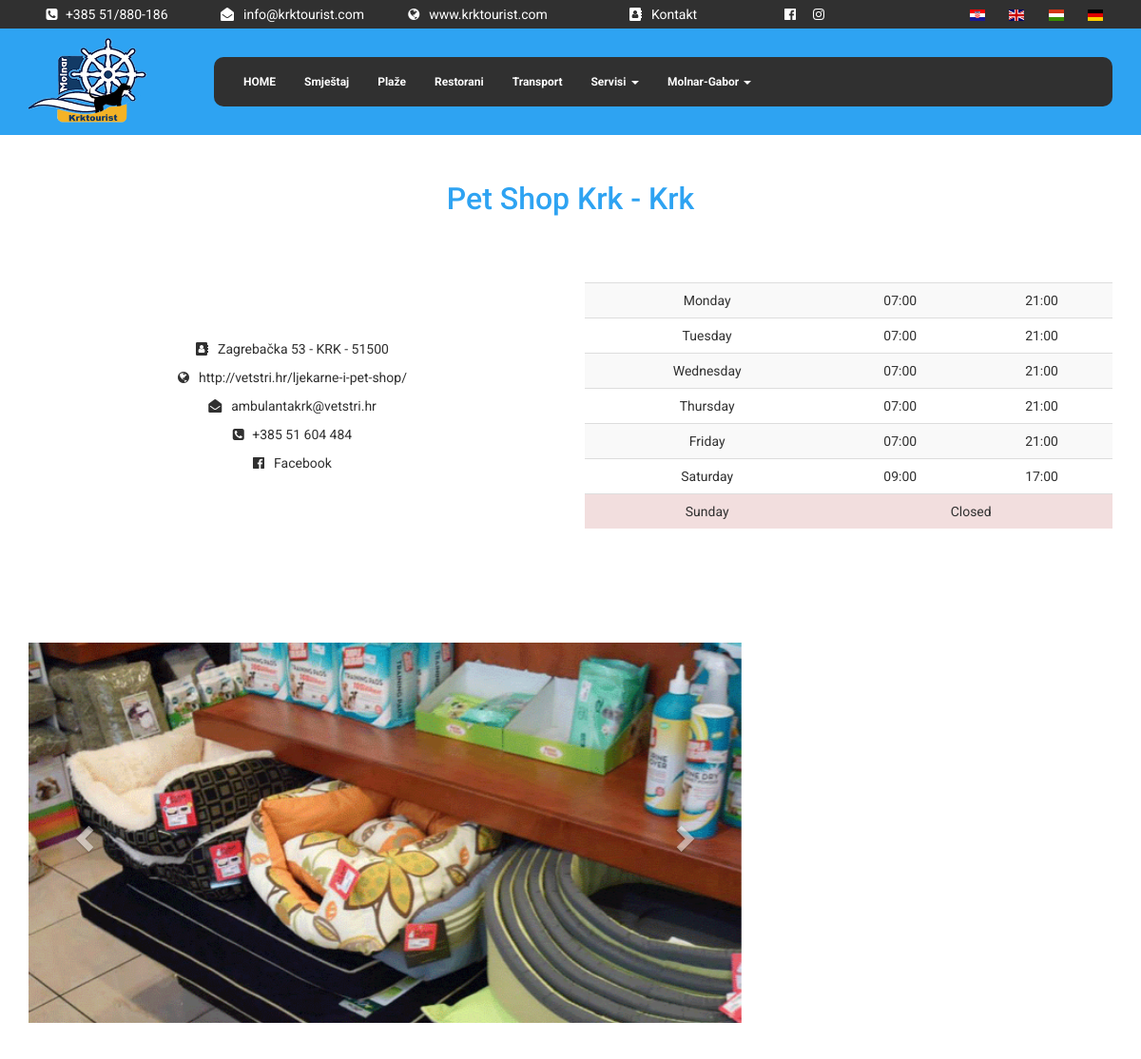
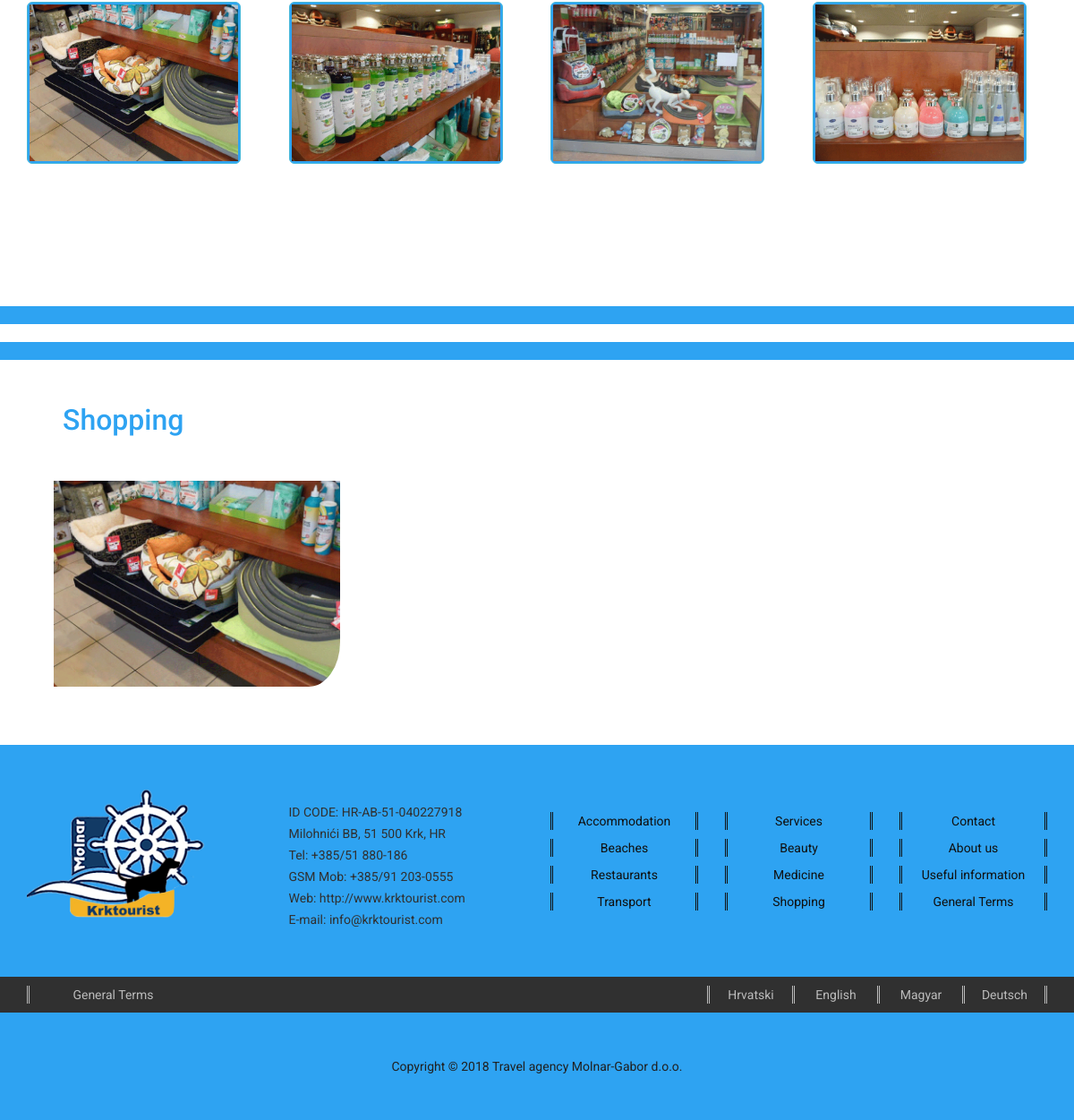
The app's page /hr/object.php?section=shopping&id=1 with its own data (2 pictures, top to bottom).
### tables this page shows
CREATE TABLE IF NOT EXISTS `shopping` (
  `id` int(6) NOT NULL AUTO_INCREMENT,
  `web` varchar(255) NOT NULL,
  `mail` varchar(255) NOT NULL,
  `telephone` varchar(255) NOT NULL,
  `facebook` varchar(255) NOT NULL,
  `fk_address` int(6) NOT NULL,
  `fk_name` int(6) NOT NULL,
  PRIMARY KEY (`id`),
  KEY `fk_address` (`fk_address`),
  KEY `fk_name` (`fk_name`)
);

CREATE TABLE IF NOT EXISTS `shopping_name` (
  `id` int(6) NOT NULL AUTO_INCREMENT,
  `en` varchar(50) NOT NULL,
  `hr` varchar(50) NOT NULL,
  `de` varchar(50) NOT NULL,
  `hu` varchar(50) NOT NULL,
  PRIMARY KEY (`id`)
);

CREATE TABLE IF NOT EXISTS `address` (
  `id` int(6) NOT NULL AUTO_INCREMENT,
  `name` varchar(30) NOT NULL,
  `lat` decimal(10,8) NOT NULL,
  `lng` decimal(11,8) NOT NULL,
  `village` varchar(30) NOT NULL,
  `fk_city` int(6) NOT NULL,
  PRIMARY KEY (`id`),
  KEY `fk_city` (`fk_city`)
);

CREATE TABLE IF NOT EXISTS `city` (
  `zip` int(6) NOT NULL,
  `name` varchar(20) NOT NULL,
  PRIMARY KEY (`zip`)
);

CREATE TABLE IF NOT EXISTS `shopping_hours` (
  `id` int(6) NOT NULL AUTO_INCREMENT,
  `day` int(3) NOT NULL,
  `open` varchar(5) NOT NULL,
  `close` varchar(5) NOT NULL,
  `open2` varchar(5) NOT NULL,
  `close2` varchar(5) NOT NULL,
  `fk_shopping` int(6) DEFAULT NULL,
  PRIMARY KEY (`id`),
  KEY `fk_shopping` (`fk_shopping`)
);

CREATE TABLE IF NOT EXISTS `shopping_pics` (
  `id` int(6) NOT NULL AUTO_INCREMENT,
  `path` varchar(255) NOT NULL,
  `path_big` varchar(255) NOT NULL,
  `part` enum('main','side') NOT NULL,
  `fk_shopping` int(6) NOT NULL,
  PRIMARY KEY (`id`),
  KEY `fk_shopping` (`fk_shopping`)
);

### hr/php/modals.php (the view, shortened to what this page needs)
<?php
function shopping() {
    $id = $_GET['id'];
    global $conn;
    $small = ("SELECT p.id, p.path, p.path_big, p.part, n.en AS name FROM shopping_pics AS p "
            . "JOIN shopping AS a ON p.fk_shopping = a.id JOIN shopping_name AS n ON a.fk_name = n.id "
            . "WHERE p.fk_shopping = $id");
    $small_res = $conn->query($small);
    dump_modals($small_res);
}
    function dump_modals ($small_res) {
    while ($row_s = $small_res->fetch_assoc()) {
    echo '<div class="col-md-3 col-sm-6 col-xs-12 space_limit">';
    $pic_id = $row_s['id'];
        echo '<button type="button" class="btn btn-info btn_but_modal btn-lg btn_padding" data-toggle="modal" data-target="#myModal'.$pic_id.'">'
                . '<img src="'.$row_s['path'].'" alt="'.$row_s['path'].'" class="modal_small"/></button>';
    echo '</div>';
        }
    }?>

### hr/php/queries_object.php (shortened to what this page needs)
<?php
function dump_me_shopping($id) {
    global $conn;
    $data = ("SELECT a.id, n.en AS name, a.facebook, a.web, a.mail, a.telephone, "
            . "l.fk_city, l.name AS address, l.lat, l.lng, l.village, c.name AS city, c.zip "
            . "FROM shopping AS a "
            . "JOIN address as l ON a.fk_address = l.id "
            . "JOIN city AS c ON l.fk_city = c.zip "
            . "JOIN shopping_name AS n ON a.fk_name = n.id "
            . "WHERE a.id = $id");
    $pics = ("SELECT * FROM shopping_pics WHERE fk_shopping = $id");
    $hours = ("SELECT * FROM shopping_hours WHERE fk_shopping = $id");
    $r = $conn->query($data);
    $pics_res = $conn->query($pics);
    $hours_res = $conn->query($hours);
    $row = $r->fetch_assoc();
    fetch_me_shopping($row, $pics_res, $hours_res);
}
function fetch_me_shopping($row, $pics_res, $hours_res) {
    echo '<div class="container space">';
        echo '<div class="row text-center space_bot">';
            echo '<h2 class="object_title gimme_some_margin_bot">'.$row['name'].' - '.$row['village'].'</h2>';
        echo '</div>';
        echo '<div class="row space_bot">';
            echo '<div class="col-sm-6 col-xs-12 text-center links_black">';
                echo '<p>&nbsp;</p>';
                echo '<p>&nbsp;</p>';
                echo '<p class="contact_normal">'.$row['address'].' - '.$row['city'].' - '.$row['zip'].'</p>';
                echo '<p class="web"><a class="normal_text_black" href="'.$row['web'].'">'.$row['web'].'</a></p>';
                echo '<p class="mail"><a class="normal_text_black" href="'.$row['mail'].'">'.$row['mail'].'</a></p>';
                echo '<p class="tel">&nbsp;'.$row['telephone'].'</p>';
                echo '<p class="fb"><a class="normal_text_black" href="'.$row['facebook'].'">Facebook</a></p>';
                echo '<p>&nbsp;</p>';
            echo '</div>';
            echo '<div class="col-sm-6 col-xs-12 text-center">';
               require_once 'php/working_hours.php';
               dump_hours($hours_res);
            echo '</div>';
        echo '</div>';
        echo '<div class="row">';
            echo '<div class="col-md-8 col-xs-12 object_carousel">';
                require_once '../php/object_gallery.php';
                gallery($pics_res);
            echo '</div>';
            echo '<div class="col-md-4 col-xs-12 object_map space">';
                echo '<div id="map"></div>';
            echo '</div>';
        echo '</div>';
    echo '</div>';
    echo '<div class="container">';
    echo '<div class="row space_bot">';
    require 'php/modals.php';
    shopping();
    echo '</div>';
    echo '</div>';
    echo '<hr class="my_custom_line">';
    echo '<hr class="my_custom_line space_bot">';
    echo '<div class="container">';
    echo '<h3 class="object_title" style="padding-left: 40px;">Shopping</h3>';
    global $conn;
    $sql = ("SELECT a.id, n.en AS name, p.path, l.fk_city, c.name AS city FROM shopping_pics AS p "
            . "JOIN shopping AS a ON p.fk_shopping = a.id AND p.part = 'main' "
            . "JOIN address as l ON a.fk_address = l.id "
            . "JOIN shopping_name AS n ON a.fk_name = n.id "
            . "JOIN city AS c ON l.fk_city = c.zip ");
    $r = $conn->query($sql);
        while ($row = $r->fetch_assoc()) {
        echo '<div class="col-md-4 col-sm-6 col-xs-12 text-center wrap space_bot">
                    <a href="object.php?section=shopping&id='.$row['id'].'"><img class="section_pics" src="'.$row['path'].'" '
                    . 'alt="'.$row['name'].'">
                        <div class="middle">
                            <div class="object_data_black">
                                <p>'.$row['name'].'</p>
                                <p>'.$row['city'].'</p>
                            </div>
                        </div>
                    </a>
              </div>';
    }
    echo '</div>';
}

### hr/php/working_hours.php (shortened to what this page needs)
<?php
function dump_hours($hours_res) {
    $days = array('Monday', 'Tuesday', 'Wednesday', 'Thursday', 'Friday', 'Saturday', 'Sunday');
    echo '<table class="table table-striped table-responsive"><tbody>';
    $ctr = 0;
    $binary_switch = 0;
    $flag = false;
    while ($row_h = $hours_res->fetch_assoc()) {
        if ($row_h['open'] == 'null') {$binary_switch++;}
        if ($row_h['open'] != 'null') {$binary_switch += 10;}
        if ($binary_switch == 1) {echo '<tr class="danger">';}
        else {echo '<tr>';}
        echo '<td>'.$days[$ctr].'</td>';
        switch ($binary_switch) {
            case 1:
                if ($flag == true) {echo '<td colspan="4">Closed</td>';}
                else {echo '<td colspan="2">Closed</td>';}
                break;
            case 10:
                if ($flag == true) {
                    echo '<td colspan="2">'.$row_h['open'].'</td>';
                    echo '<td colspan="2">'.$row_h['close'].'</td>';
                }
                else {
                    echo '<td>'.$row_h['open'].'</td>';
                    echo '<td>'.$row_h['close'].'</td>';
                }
                break;
        }
        echo '</tr>';
        $binary_switch = 0;
        $ctr++;
    }
    echo '</tbody></table>';
}

### php/object_gallery.php (shortened to what this page needs)
<?php
function gallery($r) {
    ?>
    <div class="accomm_carousel">
        <div id="myCarousel" class="carousel slide space" data-ride="carousel">
            <div class="carousel-inner">
                <div class="item active">
                    <?php
                    while ($row = $r->fetch_assoc()){
                        if ($row['part'] == 'main'){
                            echo '<img src="'.$row['path'].'" alt="main_pic" class="carousel_pic"/>';
                        }
                    }
                    ?>
                </div>
            </div>
            <a class="left carousel-control" href="#myCarousel" data-slide="prev" style="background: none;">
              <span class="glyphicon glyphicon-chevron-left"></span>
            </a>
            <a class="right carousel-control" href="#myCarousel" data-slide="next" style="background: none;">
              <span class="glyphicon glyphicon-chevron-right"></span>
            </a>
          </div>
    </div>
<?php
}
    ?>

### css/style.css (style rules this page uses)
body { box-sizing: border-box; font-family: 'Roboto', sans-serif !important; color: #303030; background-color: white; }
.links_black a { text-decoration: none; color: #303030; }
.links_black a::before { font-family: "fontAwesome"; font-weight: 100; padding-right: 10px; }
.tel::before { font-family: "fontAwesome"; font-weight: 100; content: "\f098"; padding-right: 5px; }
.web a::before { content: "\f0ac"; }
.mail a::before { content: "\f2b6"; }
.contact_normal::before { font-family: "fontAwesome"; font-weight: 100; padding-right: 10px; content: "\f2b9"; }
.fb a::before { content:"\f230"; }
.item img { width: 100%; height: fit-content; }
.carousel-inner { width:100%; max-height: 640px !important; object-fit: cover; }
#myCarousel { margin-bottom: 40px; }
#map { width: 100%; height: 400px; max-width: 100%; }
.normal_text_black { text-decoration: none; color: black; }
.space_bot { margin-bottom: 50px; }
hr { border: 2px solid white; }
.section_pics { width: 100%; height: 230px; max-width: 100%; border-radius: 0 0 50px 0; margin-bottom: 15px; padding-right: 15px; padding-left: 15px; object-fit: cover; }
.btn-info { background-color: #2ea3f2; }
.modal_small { width: 100%; height: 175px; max-width: 100%; object-fit: cover; }
.btn_padding { padding: 2px; }
@media (min-width: 1199px) { .space_limit { height: 200px; } }
@media (min-width: 991px) { .space_limit { height: 250px; } }
@media (min-width: 776px) { .space_limit { height: 270px; } }
.btn_but_modal { margin-bottom: 20px; }
.space { margin-top: 50px; }
.object_title { margin: 0; color: #2ea3f2; font-size: 32px; }
.my_custom_line { border: 10px solid #2ea3f2 }
.carousel_pic { width: 100%; object-fit: cover; }
.accomm_carousel .carousel-inner { height: 400px; }
.gimme_some_margin_bot { margin-bottom: 20px; }

### records on screen
shopping: fk_name.en "Pet Shop Krk", fk_address.village "Krk", fk_address.name "Zagrebačka 53", city.name "KRK", city.zip "51500", web "http://vetstri.hr/ljekarne-i-pet-shop/", mail "ambulantakrk@vetstri.hr", telephone "+385 51 604 484"
shopping_hours: ctr "Monday", open "07:00", close "21:00"
shopping_hours: ctr "Tuesday", open "07:00", close "21:00"
shopping_hours: ctr "Wednesday", open "07:00", close "21:00"
shopping_hours: ctr "Thursday", open "07:00", close "21:00"
shopping_hours: ctr "Friday", open "07:00", close "21:00"
shopping_hours: ctr "Saturday", open "09:00", close "17:00"
shopping_hours: ctr "Sunday", shows "Closed"
shopping_pics: path (picture)
shopping_pics: path (picture)
shopping_pics: path (picture)
shopping_pics: path (picture)
